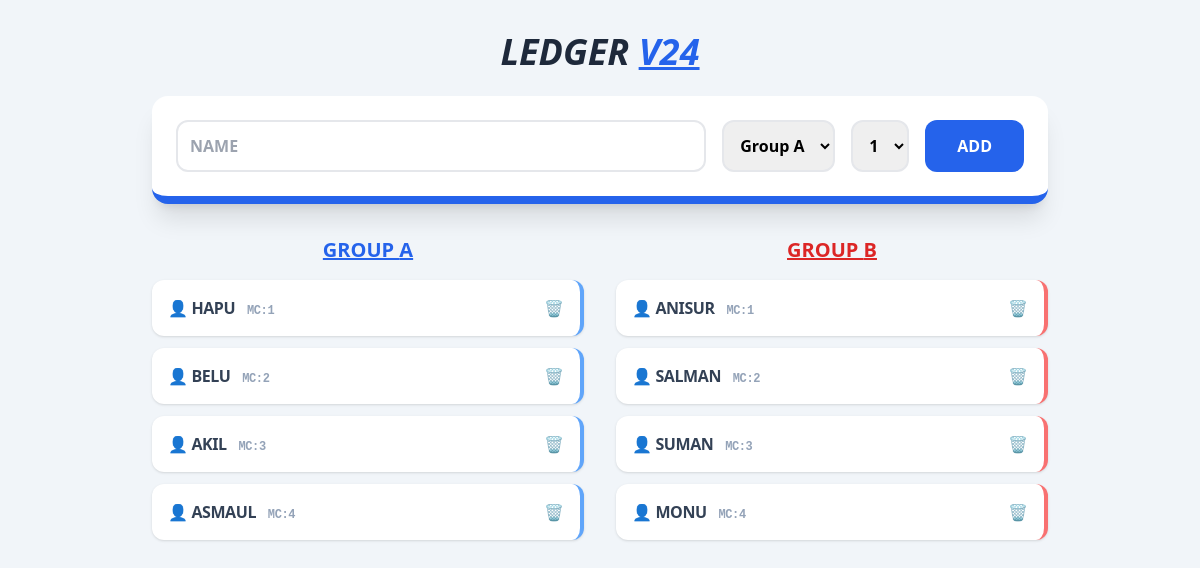
The page / on the database its author committed.
### models.py (models this page shows)
class Labour(Base):
    __tablename__ = 'labours'
    id = Column(Integer, primary_key=True)
    name = Column(String, unique=True)
    group = Column(String)
    home_mc = Column(String)

### app.py (the view)
@app.route('/')
def index():
    s = Session()
    labours = s.query(Labour).all()
    s.close()
    return render_template('index.html', labours=labours)

### templates/index.html (shortened to what this page needs)
<!DOCTYPE html>
<html lang="en">
<head>
    <script src="https://cdn.tailwindcss.com"></script>
</head>
<body class="bg-slate-100 p-8 font-sans">
    <div class="max-w-4xl mx-auto">
        <h1 class="text-4xl font-black mb-6 text-center text-slate-800 uppercase italic">Ledger <span class="text-blue-600 underline">v24</span></h1>
        <form action="/add_labour" method="POST" class="bg-white p-6 rounded-2xl shadow-xl mb-8 flex gap-4 border-b-8 border-blue-600">
            <input type="text" name="name" placeholder="NAME" class="flex-1 border-2 p-3 rounded-xl uppercase font-bold outline-none" required>
            <select name="group" class="border-2 p-3 rounded-xl font-bold">
                <option value="A">Group A</option>
            </select>
            <select name="mc" class="border-2 p-3 rounded-xl font-bold">
                {% for i in range(1, 5) %}<option value="{{i}}">{{i}}</option>{% endfor %}
            </select>
            <button class="bg-blue-600 text-white px-8 rounded-xl font-bold hover:bg-blue-700">ADD</button>
        </form>
        <div class="grid grid-cols-2 gap-8">
            {% for g in ['A', 'B'] %}
            <div>
                <h2 class="text-xl font-black mb-4 {{'text-blue-600' if g=='A' else 'text-red-600'}} underline uppercase text-center font-bold">GROUP {{g}}</h2>
                {% for l in labours if l.group == g %}
                <div class="bg-white p-4 rounded-xl shadow mb-3 flex justify-between items-center border-r-4 {{'border-blue-400' if g=='A' else 'border-red-400'}} hover:scale-105 transition-all">
                    <a href="/notebook/{{l.id}}" class="font-bold text-slate-700 flex-1 uppercase tracking-tight">👤 {{l.name}} <span class="text-xs text-slate-400 ml-2 font-mono">MC:{{l.home_mc}}</span></a>
                    <a href="/delete_labour/{{l.id}}" class="text-red-200" onclick="return confirm('Delete?')">🗑️</a>
                </div>
                {% endfor %}
            </div>
            {% endfor %}
        </div>
    </div>
</body>
</html>

### rows shown on the page
Labour: name "HAPU", home_mc "1"
Labour: name "BELU", home_mc "2"
Labour: name "AKIL", home_mc "3"
Labour: name "ASMAUL", home_mc "4"
Labour: name "ANISUR", home_mc "1"
Labour: name "SALMAN", home_mc "2"
Labour: name "SUMAN", home_mc "3"
Labour: name "MONU", home_mc "4"

### other values the page prints
{{ g }} "A" "B"
form field mc "1"
